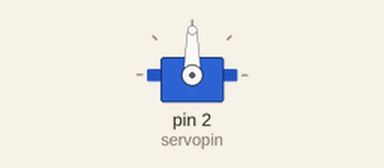
Recording of a sketch running on a simulated Arduino Uno, built with avr-gcc and run on an emulated ATmega328P. Parts: servo.

Above: at 0.55 s.
Timing chart, 0 to 4.0 s (numbered marks = the images above):
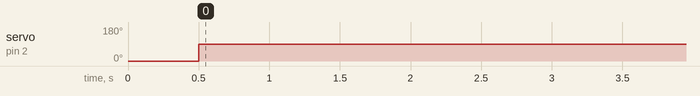

The sketch:

servo.ino
```cpp
#define servopin 2
#include <Servo.h>
 Servo servo;
void setup() {
  // put your setup code here, to run once:

  servo.attach(servopin);
  servo.write(0);
  delay(500);
}

void loop() {
  // put your main code here, to run repeatedly:
  servo.write(90);
  delay(3000);
  servo.write(180);
}
```

Measured:
- by itself, servo on pin 2 (servopin): 0° → 90° at 0.50 s
